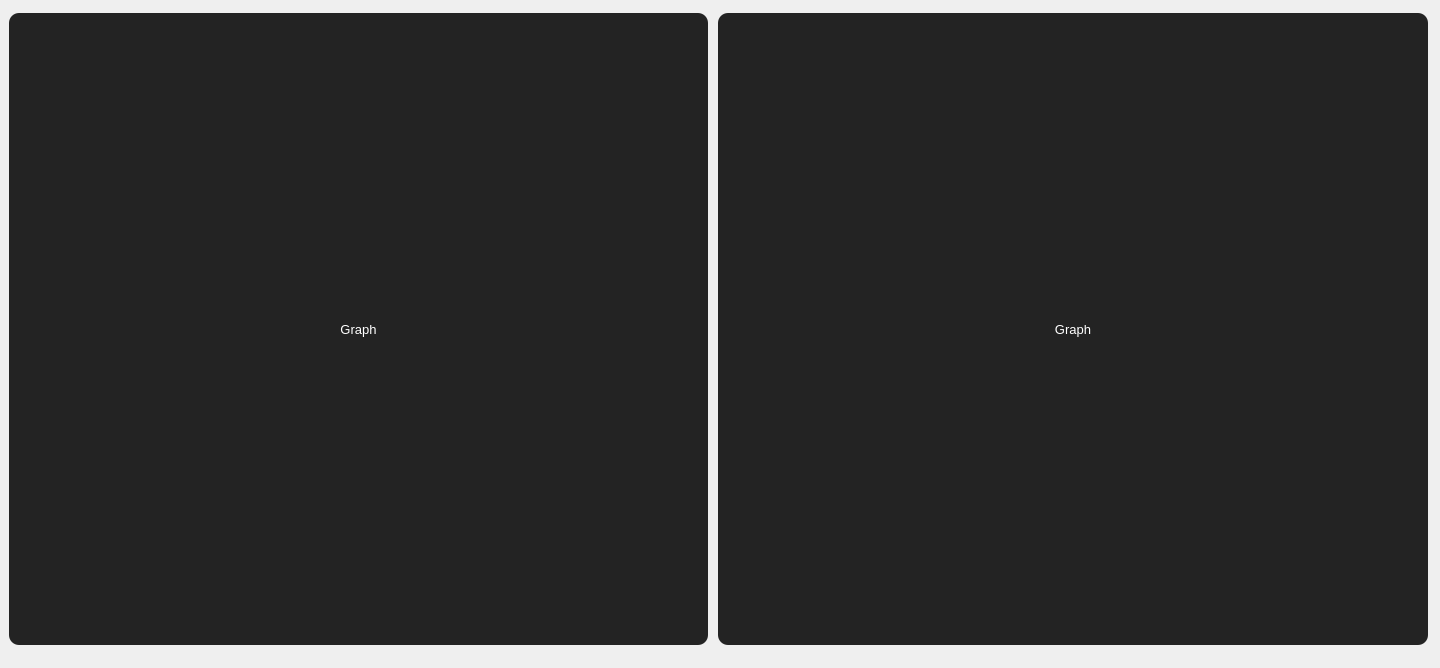
             <widget class="QWidget" name="report">
              <layout class="QVBoxLayout" name="verticalLayout_13">
               <property name="spacing">
                <number>9</number>
               </property>
               <property name="leftMargin">
                <number>0</number>
               </property>
               <property name="topMargin">
                <number>0</number>
               </property>
               <property name="rightMargin">
                <number>12</number>
               </property>
               <property name="bottomMargin">
                <number>0</number>
               </property>
               <item>
                <widget class="QFrame" name="frame_7">
                 <property name="minimumSize">
                  <size>
                   <width>0</width>
                   <height>650</height>
                  </size>
                 </property>
                 <property name="maximumSize">
                  <size>
                   <width>16777215</width>
                   <height>650</height>
                  </size>
                 </property>
                 <property name="frameShape">
                  <enum>QFrame::NoFrame</enum>
                 </property>
                 <property name="frameShadow">
                  <enum>QFrame::Raised</enum>
                 </property>
                 <layout class="QHBoxLayout" name="horizontalLayout_17">
                  <property name="spacing">
                   <number>10</number>
                  </property>
                  <property name="rightMargin">
                   <number>0</number>
                  </property>
                  <property name="bottomMargin">
                   <number>0</number>
                  </property>
                  <item>
                   <widget class="QLabel" name="plot_area">
                    <property name="minimumSize">
                     <size>
                      <width>699</width>
                      <height>632</height>
                     </size>
                    </property>
                    <property name="maximumSize">
                     <size>
                      <width>699</width>
                      <height>632</height>
                     </size>
                    </property>
                    <property name="font">
                     <font>
                      <family>Arial</family>
                      <pointsize>10</pointsize>
                     </font>
                    </property>
                    <property name="styleSheet">
                     <string notr="true">QLabel{
	color: rgb(255, 255, 255);
	background-color: rgb(35,35,35);
	border-radius: 10px;
}</string>
                    </property>
                    <property name="text">
                     <string>Graph</string>
                    </property>
                    <property name="alignment">
                     <set>Qt::AlignCenter</set>
                    </property>
                   </widget>
                  </item>
                  <item>
                   <widget class="QLabel" name="plot_area_2">
                    <property name="minimumSize">
                     <size>
                      <width>710</width>
                      <height>632</height>
                     </size>
                    </property>
                    <property name="maximumSize">
                     <size>
                      <width>698</width>
                      <height>632</height>
                     </size>
                    </property>
                    <property name="font">
                     <font>
                      <family>Arial</family>
                      <pointsize>10</pointsize>
                     </font>
                    </property>
                    <property name="styleSheet">
                     <string notr="true">QLabel{
	color: rgb(255, 255, 255);
	background-color: rgb(35,35,35);
	border-radius: 10px;
}</string>
                    </property>
                    <property name="text">
                     <string>Graph</string>
                    </property>
                    <property name="alignment">
                     <set>Qt::AlignCenter</set>
                    </property>
                   </widget>
                  </item>
                 </layout>
                </widget>
               </item>
               <item>
                <widget class="QFrame" name="frame_8">
                 <property name="styleSheet">
                  <string notr="true"/>
                 </property>
                 <property name="frameShape">
                  <enum>QFrame::NoFrame</enum>
                 </property>
                 <property name="frameShadow">
                  <enum>QFrame::Raised</enum>
                 </property>
                 <layout class="QVBoxLayout" name="verticalLayout_14">
                  <property name="topMargin">
                   <number>0</number>
                  </property>
                  <property name="rightMargin">
                   <number>0</number>
                  </property>
                  <item>
                   <widget class="QFrame" name="frame_9">
                    <property name="styleSheet">
                     <string notr="true">QFrame{
	background-color: rgb(35,35,35);
	border-radius: 10px;
}</string>
                    </property>
                    <property name="frameShape">
                     <enum>QFrame::NoFrame</enum>
                    </property>
                    <property name="frameShadow">
                     <enum>QFrame::Raised</enum>
                    </property>
                    <widget class="QFrame" name="frame_12">
                     <property name="geometry">
                      <rect>
                       <x>10</x>
                       <y>20</y>
                       <width>361</width>
                       <height>241</height>
                      </rect>
                     </property>
                     <property name="styleSheet">
                      <string notr="true">QFrame{
	background-color: rgb(255, 255, 255);
	border-radius: 10px;
}</string>
                     </property>
                     <property name="frameShape">
                      <enum>QFrame::NoFrame</enum>
                     </property>
                     <property name="frameShadow">
                      <enum>QFrame::Raised</enum>
                     </property>
                     <layout class="QVBoxLayout" name="verticalLayout_16">
                      <item>
                       <widget class="QCalendarWidget" name="calendarWidget_report">
                        <property name="verticalHeaderFormat">
                         <enum>QCalendarWidget::NoVerticalHeader</enum>
                        </property>
                        <property name="navigationBarVisible">
                         <bool>true</bool>
                        </property>
                       </widget>
                      </item>
                     </layout>
                    </widget>
                    <widget class="QLineEdit" name="report_start_date">
                     <property name="geometry">
                      <rect>
                       <x>760</x>
                       <y>20</y>
                       <width>181</width>
                       <height>51</height>
                      </rect>
                     </property>
                     <property name="font">
                      <font>
                       <pointsize>10</pointsize>
                      </font>
                     </property>
                     <property name="styleSheet">
                      <string notr="true">QLineEdit{
	color: rgb(255, 255, 255);
	border: 2px solid  rgb(45, 45, 45);
	border-radius:15px;
	padding-left: 50px;
}

QLineEdit:hover{
	border:2px solid rgb(35, 35, 35);
}

QLineEdit:focus{
	border:2px solid rgb(255, 255, 255);
}</string>
                     </property>
                     <property name="placeholderText">
                      <string>Start date?</string>
                     </property>
                     <property name="clearButtonEnabled">
                      <bool>true</bool>
                     </property>
                    </widget>
                    <widget class="QLabel" name="label_23">
                     <property name="geometry">
                      <rect>
                       <x>770</x>
                       <y>30</y>
                       <width>31</width>
                       <height>31</height>
                      </rect>
                     </property>
                     <property name="styleSheet">
                      <string notr="true">background-color: rgb(45, 45, 45);</string>
                     </property>
                     <property name="text">
                      <string/>
                     </property>
                     <property name="pixmap">
                      <pixmap resource="../resource/asset.qrc">:/icons/asset/calendar.svg</pixmap>
                     </property>
                    </widget>
                    <widget class="QLineEdit" name="report_end_date">
                     <property name="geometry">
                      <rect>
                       <x>970</x>
                       <y>20</y>
                       <width>201</width>
                       <height>51</height>
                      </rect>
                     </property>
                     <property name="font">
                      <font>
                       <pointsize>10</pointsize>
                      </font>
                     </property>
                     <property name="styleSheet">
                      <string notr="true">QLineEdit{
	color: rgb(255, 255, 255);
	border: 2px solid  rgb(45, 45, 45);
	border-radius:15px;
	padding-left: 50px;
}

QLineEdit:hover{
	border:2px solid rgb(35, 35, 35);
}

QLineEdit:focus{
	border:2px solid rgb(255, 255, 255);
}</string>
                     </property>
                     <property name="placeholderText">
                      <string>End date?</string>
                     </property>
                     <property name="clearButtonEnabled">
                      <bool>true</bool>
                     </property>
                    </widget>
                    <widget class="QLabel" name="label_24">
                     <property name="geometry">
                      <rect>
                       <x>980</x>
                       <y>30</y>
                       <width>31</width>
                       <height>31</height>
                      </rect>
                     </property>
                     <property name="styleSheet">
                      <string notr="true">background-color: rgb(45, 45, 45);</string>
                     </property>
                     <property name="text">
                      <string/>
                     </property>
                     <property name="pixmap">
                      <pixmap resource="../resource/asset.qrc">:/icons/asset/calendar.svg</pixmap>
                     </property>
                    </widget>
                    <widget class="QLineEdit" name="file_name">
                     <property name="geometry">
                      <rect>
                       <x>1200</x>
                       <y>20</y>
                       <width>211</width>
                       <height>51</height>
                      </rect>
                     </property>
                     <property name="font">
                      <font>
                       <pointsize>10</pointsize>
                      </font>
                     </property>
                     <property name="styleSheet">
                      <string notr="true">QLineEdit{
	color: rgb(255, 255, 255);
	border: 2px solid  rgb(45, 45, 45);
	border-radius:15px;
	padding-left: 50px;
}

QLineEdit:hover{
	border:2px solid rgb(35, 35, 35);
}

QLineEdit:focus{
	border:2px solid rgb(255, 255, 255);
}</string>
                     </property>
                     <property name="placeholderText">
                      <string>File name?</string>
                     </property>
                     <property name="clearButtonEnabled">
                      <bool>true</bool>
                     </property>
                    </widget>
                    <widget class="QLabel" name="label_20">
                     <property name="geometry">
                      <rect>
                       <x>1210</x>
                       <y>30</y>
                       <width>31</width>
                       <height>31</height>
                      </rect>
                     </property>
                     <property name="styleSheet">
                      <string notr="true">background-color: rgb(45, 45, 45);</string>
                     </property>
                     <property name="text">
                      <string/>
                     </property>
                     <property name="pixmap">
                      <pixmap resource="../resource/asset.qrc">:/icons/asset/file.svg</pixmap>
                     </property>
                    </widget>
                    <widget class="QPushButton" name="btn_load">
                     <property name="geometry">
                      <rect>
                       <x>760</x>
                       <y>220</y>
                       <width>141</width>
                       <height>45</height>
                      </rect>
                     </property>
                     <property name="minimumSize">
                      <size>
                       <width>0</width>
                       <height>45</height>
                      </size>
                     </property>
                     <property name="maximumSize">
                      <size>
                       <width>16777215</width>
                       <height>45</height>
                      </size>
                     </property>
                     <property name="font">
                      <font>
                       <pointsize>10</pointsize>
                      </font>
                     </property>
                     <property name="styleSheet">
                      <string notr="true">QPushButton{
	color: rgb(255, 255, 255);
	background-color: rgb(45, 45, 45);
	border:none;
	border-radius: 10px;
}

QPushButton:hover{
	border-radius: 20px;
}

QPushButton:pressed{
	border: 2px solid rgb(255,255,255);	
}</string>
                     </property>
                     <property name="text">
                      <string>Load</string>
                     </property>
                     <property name="icon">
                      <iconset resource="../resource/asset.qrc">
                       <normaloff>:/icons/asset/download.svg</normaloff>:/icons/asset/download.svg</iconset>
                     </property>
                     <property name="iconSize">
                      <size>
                       <width>30</width>
                       <height>30</height>
                      </size>
                     </property>
                     <property name="flat">
                      <bool>true</bool>
                     </property>
                    </widget>
                    <widget class="QPushButton" name="btn_save">
                     <property name="geometry">
                      <rect>
                       <x>930</x>
                       <y>220</y>
                       <width>141</width>
                       <height>45</height>
                      </rect>
                     </property>
                     <property name="minimumSize">
                      <size>
                       <width>0</width>
                       <height>45</height>
                      </size>
                     </property>
                     <property name="maximumSize">
                      <size>
                       <width>16777215</width>
                       <height>45</height>
                      </size>
                     </property>
                     <property name="font">
                      <font>
                       <pointsize>10</pointsize>
                      </font>
                     </property>
                     <property name="styleSheet">
                      <string notr="true">QPushButton{
	color: rgb(255, 255, 255);
	background-color: rgb(45, 45, 45);
	border:none;
	border-radius: 10px;
}

QPushButton:hover{
	border-radius: 20px;
}

QPushButton:pressed{
	border: 2px solid rgb(255,255,255);	
}</string>
                     </property>
                     <property name="text">
                      <string>Save</string>
                     </property>
                     <property name="icon">
                      <iconset resource="../resource/asset.qrc">
                       <normaloff>:/icons/asset/save.svg</normaloff>:/icons/asset/save.svg</iconset>
                     </property>
                     <property name="iconSize">
                      <size>
                       <width>30</width>
                       <height>30</height>
                      </size>
                     </property>
                     <property name="flat">
                      <bool>true</bool>
                     </property>
                    </widget>
                    <widget class="QPushButton" name="btn_refresh">
                     <property name="geometry">
                      <rect>
                       <x>1100</x>
                       <y>220</y>
                       <width>141</width>
                       <height>45</height>
                      </rect>
                     </property>
                     <property name="minimumSize">
                      <size>
                       <width>0</width>
                       <height>45</height>
                      </size>
                     </property>
                     <property name="maximumSize">
                      <size>
                       <width>16777215</width>
                       <height>45</height>
                      </size>
                     </property>
                     <property name="font">
                      <font>
                       <pointsize>10</pointsize>
                      </font>
                     </property>
                     <property name="styleSheet">
                      <string notr="true">QPushButton{
	color: rgb(255, 255, 255);
	background-color: rgb(45, 45, 45);
	border:none;
	border-radius: 10px;
}

QPushButton:hover{
	border-radius: 20px;
}

QPushButton:pressed{
	border: 2px solid rgb(255,255,255);	
}</string>
                     </property>
                     <property name="text">
                      <string>Reload</string>
                     </property>
                     <property name="icon">
                      <iconset resource="../resource/asset.qrc">
                       <normaloff>:/icons/asset/refresh-cw.svg</normaloff>:/icons/asset/refresh-cw.svg</iconset>
                     </property>
                     <property name="iconSize">
                      <size>
                       <width>30</width>
                       <height>30</height>
                      </size>
                     </property>
                     <property name="flat">
                      <bool>true</bool>
                     </property>
                    </widget>
                    <widget class="QPushButton" name="btn_remove_combox_item">
                     <property name="geometry">
                      <rect>
                       <x>1270</x>
                       <y>220</y>
                       <width>141</width>
                       <height>45</height>
                      </rect>
                     </property>
                     <property name="minimumSize">
                      <size>
                       <width>0</width>
                       <height>45</height>
                      </size>
                     </property>
                     <property name="maximumSize">
                      <size>
                       <width>16777215</width>
                       <height>45</height>
                      </size>
                     </property>
                     <property name="font">
                      <font>
                       <pointsize>10</pointsize>
                      </font>
                     </property>
                     <property name="styleSheet">
                      <string notr="true">QPushButton{
	color: rgb(255, 255, 255);
	background-color: rgb(45, 45, 45);
	border:none;
	border-radius: 10px;
}

QPushButton:hover{
	border-radius: 20px;
}

QPushButton:pressed{
	border: 2px solid rgb(255,255,255);	
}</string>
                     </property>
                     <property name="text">
                      <string>Date</string>
                     </property>
                     <property name="icon">
                      <iconset resource="../resource/asset.qrc">
                       <normaloff>:/icons/asset/minus.svg</normaloff>:/icons/asset/minus.svg</iconset>
                     </property>
                     <property name="iconSize">
                      <size>
                       <width>30</width>
                       <height>30</height>
                      </size>
                     </property>
                     <property name="flat">
                      <bool>true</bool>
                     </property>
                    </widget>
                    <widget class="QComboBox" name="college_comboBox">
                     <property name="geometry">
                      <rect>
                       <x>760</x>
                       <y>90</y>
                       <width>131</width>
                       <height>50</height>
                      </rect>
                     </property>
                     <property name="minimumSize">
                      <size>
                       <width>0</width>
                       <height>50</height>
                      </size>
                     </property>
                     <property name="maximumSize">
                      <size>
                       <width>16777215</width>
                       <height>50</height>
                      </size>
                     </property>
                     <property name="font">
                      <font>
                       <pointsize>10</pointsize>
                      </font>
                     </property>
                     <property name="styleSheet">
                      <string notr="true">QComboBox{
	color: rgb(255, 255, 255);
	border: 2px solid rgb(45, 45, 45);
	padding-left:10px;
	border-radius: 10px;
}

QLineEdit:hover{
	border:2px solid rgb(35, 35, 35);
}</string>
                     </property>
                     <property name="frame">
                      <bool>false</bool>
                     </property>
                    </widget>
                    <widget class="QFrame" name="frame_14">
                     <property name="geometry">
                      <rect>
                       <x>380</x>
                       <y>20</y>
                       <width>361</width>
                       <height>241</height>
                      </rect>
                     </property>
                     <property name="styleSheet">
                      <string notr="true">QFrame{
	background-color: rgb(255, 255, 255);
	border-radius: 10px;
}</string>
                     </property>
                     <property name="frameShape">
                      <enum>QFrame::NoFrame</enum>
                     </property>
                     <property name="frameShadow">
                      <enum>QFrame::Raised</enum>
                     </property>
                     <layout class="QVBoxLayout" name="verticalLayout_19">
                      <item>
                       <widget class="QCalendarWidget" name="calendarWidget_report_2">
                        <property name="verticalHeaderFormat">
                         <enum>QCalendarWidget::NoVerticalHeader</enum>
                        </property>
                        <property name="navigationBarVisible">
                         <bool>true</bool>
                        </property>
                       </widget>
                      </item>
                     </layout>
                    </widget>
                    <widget class="QComboBox" name="college_courses">
                     <property name="geometry">
                      <rect>
                       <x>900</x>
                       <y>90</y>
                       <width>291</width>
                       <height>50</height>
                      </rect>
                     </property>
                     <property name="minimumSize">
                      <size>
                       <width>0</width>
                       <height>50</height>
                      </size>
                     </property>
                     <property name="maximumSize">
                      <size>
                       <width>16777215</width>
                       <height>50</height>
                      </size>
                     </property>
                     <property name="font">
                      <font>
                       <pointsize>10</pointsize>
                      </font>
                     </property>
                     <property name="styleSheet">
                      <string notr="true">QComboBox{
	color: rgb(255, 255, 255);
	border: 2px solid rgb(45, 45, 45);
	padding-left:10px;
	border-radius: 10px;
}

QLineEdit:hover{
	border:2px solid rgb(35, 35, 35);
}</string>
                     </property>
                     <property name="frame">
                      <bool>false</bool>
                     </property>
                    </widget>
                    <widget class="QFrame" name="frame_18">
                     <property name="geometry">
                      <rect>
                       <x>760</x>
                       <y>160</y>
                       <width>651</width>
                       <height>41</height>
                      </rect>
                     </property>
                     <property name="styleSheet">
                      <string notr="true">QFrame{
	color: rgb(255, 255, 255);
	background-color: rgb(45, 45, 45);
	border-radius: 10px;
}
</string>
                     </property>
                     <property name="frameShape">
                      <enum>QFrame::StyledPanel</enum>
                     </property>
                     <property name="frameShadow">
                      <enum>QFrame::Raised</enum>
                     </property>
                     <layout class="QHBoxLayout" name="horizontalLayout_16">
                      <item>
                       <widget class="QRadioButton" name="pie_chart">
                        <property name="font">
                         <font>
                          <family>Arial</family>
                          <pointsize>10</pointsize>
                         </font>
                        </property>
                        <property name="styleSheet">
                         <string notr="true">QRadioButton{
	background-color: rgb(45, 45, 45);
	color: rgb(255, 255, 255);
}</string>
                        </property>
                        <property name="text">
                         <string>Piechart</string>
                        </property>
                        <property name="checked">
                         <bool>false</bool>
                        </property>
                       </widget>
                      </item>
                      <item>
                       <widget class="QRadioButton" name="bar_chart">
                        <property name="font">
                         <font>
                          <family>Arial</family>
                          <pointsize>10</pointsize>
                         </font>
                        </property>
                        <property name="styleSheet">
                         <string notr="true">QRadioButton{
	background-color: rgb(45, 45, 45);
	color: rgb(255, 255, 255);
}</string>
                        </property>
                        <property name="text">
                         <string>Barchart</string>
                        </property>
                        <property name="checked">
                         <bool>true</bool>
                        </property>
                       </widget>
                      </item>
                      <item>
                       <widget class="QRadioButton" name="line_graph">
                        <property name="font">
                         <font>
                          <family>Arial</family>
                          <pointsize>10</pointsize>
                         </font>
                        </property>
                        <property name="styleSheet">
                         <string notr="true">QRadioButton{
	background-color: rgb(45, 45, 45);
	color: rgb(255, 255, 255);
}</string>
                        </property>
                        <property name="text">
                         <string>Line graph</string>
                        </property>
                       </widget>
                      </item>
                     </layout>
                    </widget>
                    <widget class="QComboBox" name="date_range_comboBox">
                     <property name="geometry">
                      <rect>
                       <x>1200</x>
                       <y>90</y>
                       <width>211</width>
                       <height>50</height>
                      </rect>
                     </property>
                     <property name="minimumSize">
                      <size>
                       <width>0</width>
                       <height>50</height>
                      </size>
                     </property>
                     <property name="maximumSize">
                      <size>
                       <width>16777215</width>
                       <height>50</height>
                      </size>
                     </property>
                     <property name="font">
                      <font>
                       <pointsize>10</pointsize>
                      </font>
                     </property>
                     <property name="styleSheet">
                      <string notr="true">QComboBox{
	color: rgb(255, 255, 255);
	border: 2px solid rgb(45, 45, 45);
	padding-left:10px;
	border-radius: 10px;
}

QLineEdit:hover{
	border:2px solid rgb(35, 35, 35);
}</string>
                     </property>
                     <property name="editable">
                      <bool>false</bool>
                     </property>
                     <property name="frame">
                      <bool>false</bool>
                     </property>
                    </widget>
                   </widget>
                  </item>
                 </layout>
                </widget>
               </item>
              </layout>
              <zorder>frame_8</zorder>
              <zorder>frame_7</zorder>
             </widget>
